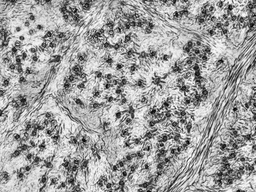
#> input picture 1.1.jpg, 256 x 192 px, shrunk from 2560 x 1920 before the run; its folder holds only this picture in this run
$ python count_stomata.py ../1.1.jpg   (older library calls are emulated)
#> lines starting #> are read from the running program, lines starting #| are printed output that depends on the picture; after the words box and inside, x2 and y2 are one past the last pixel; in counts of white or black regions, pixels touching at a corner belong together
### stomata/counter.py
"""StomataCounter：批量读取、计数、坐标提取、统计与 CSV 导出。
StomataCounter: batch loading, counting, coordinate extraction, statistics and CSV export."""
from __future__ import annotations

import csv
import glob
import json
import os
from dataclasses import dataclass, field
from typing import Iterable, Optional, Union

import cv2
import numpy as np

from .detector import ClassicalStomataDetector, DetectionResult, DetectorConfig
from .templates import StomaTemplate

IMAGE_EXTS = (".jpg", ".jpeg", ".png", ".tif", ".tiff", ".bmp")

DETAIL_FIELDS = ["image", "id", "x", "y", "major_axis_px", "minor_axis_px", "angle_deg", "score",
                 "major_source", "major_axis_um", "minor_axis_um"]
SUMMARY_FIELDS = ["image", "width", "height", "count", "density_per_mm2", "major_mean_px", "major_std_px",
                  "major_median_px", "n_candidates", "n_rejected_margin"]


@dataclass
class ImageReport:
    image: str
    width: int
    height: int
    result: DetectionResult
    um_per_px: Optional[float] = None
    extra: dict = field(default_factory=dict)

    @property
    def count(self) -> int:
        return self.result.count

    def rows(self) -> list[dict]:
        out = []
        for i, d in enumerate(sorted(self.result.detections, key=lambda d: (d.y, d.x)), start=1):
            row = {
                "image": self.image, "id": i, "x": round(d.x, 1), "y": round(d.y, 1),
                "major_axis_px": round(d.major_px, 2), "minor_axis_px": round(d.minor_px, 2),
                "angle_deg": round(d.angle_deg, 1), "score": round(d.score, 4), "major_source": d.major_source,
                "major_axis_um": "", "minor_axis_um": "",
            }
            if self.um_per_px:
                row["major_axis_um"] = round(d.major_px * self.um_per_px, 2)
                row["minor_axis_um"] = round(d.minor_px * self.um_per_px, 2)
            out.append(row)
        return out

    def summary(self) -> dict:
        majors = np.array([d.major_px for d in self.result.detections], float)
        area_mm2 = (self.width * self.height * self.um_per_px ** 2 / 1e6) if self.um_per_px else None
        return {
            "image": self.image, "width": self.width, "height": self.height, "count": self.count,
            "density_per_mm2": round(self.count / area_mm2, 2) if area_mm2 else "",
            "major_mean_px": round(float(majors.mean()), 2) if len(majors) else "",
            "major_std_px": round(float(majors.std()), 2) if len(majors) else "",
            "major_median_px": round(float(np.median(majors)), 2) if len(majors) else "",
            "n_candidates": self.result.extras.get("n_candidates", ""),
            "n_rejected_margin": sum(1 for d in self.result.rejected if d.reason == "margin"),
        }


class StomataCounter:
    """批量气孔计数器。
    Batch stomata counter.

    示例 / Example::

        counter = StomataCounter(DetectorConfig(expected_major_px=34, um_per_px=0.5))
        reports = counter.run("data/samples")            # 目录 / 通配符 / 文件列表 / directory / glob / file list
        counter.export_csv(reports, "outputs/stomata.csv")  # 逐气孔明细 + *_summary.csv 汇总 / per-stoma detail + *_summary.csv summary
    """

    def __init__(self, config: Optional[DetectorConfig] = None, template: Optional[StomaTemplate] = None,
                 share_template: bool = False):
        """
        share_template=True：用第一张图自举的模板处理整批图像（同一批次拍摄条件一致时更快、更一致）；
        False（默认）：每张图单独自举，适应不同放大倍率/染色。
        share_template=True: process the whole batch with the template bootstrapped on the first image
        (faster and more consistent when imaging conditions are identical); False (default): bootstrap
        on each image, adapting to different magnifications / stains.
        """
        self.cfg = config or DetectorConfig()
        self.template = template
        self.share_template = share_template

    # ------------------------------------------------------------------ I/O
    @staticmethod
    def list_images(source: Union[str, Iterable[str]]) -> list[str]:
        if isinstance(source, str):
            if os.path.isdir(source):
                files = [os.path.join(source, f) for f in sorted(os.listdir(source))]
            elif any(ch in source for ch in "*?["):
                files = sorted(glob.glob(source))
            else:
                files = [source]
        else:
            files = list(source)
        return [f for f in files if f.lower().endswith(IMAGE_EXTS)]

    @staticmethod
    def read_image(path: str) -> np.ndarray:
        # imdecode 兼容中文路径；IMREAD_UNCHANGED 保留 16-bit 显微图像的动态范围 / imdecode handles non-ASCII paths; IMREAD_UNCHANGED keeps the dynamic range of 16-bit micrographs
#> called with path = '../1.1.jpg'
        data = np.fromfile(path, dtype=np.uint8)
        img = cv2.imdecode(data, cv2.IMREAD_UNCHANGED)
#> img is the input picture: shape (192, 256); min 0, max 255, mean 159.3
        if img is None:
            raise IOError(f"无法读取图像 / cannot read image: {path}")
        return img

    # ------------------------------------------------------------------ run
    def process(self, image: np.ndarray, name: str = "image") -> ImageReport:
        det = ClassicalStomataDetector(self.cfg, template=self.template)
        res = det.detect(image)
        if self.share_template and self.template is None:
            self.template = det.template
        h, w = image.shape[:2]
        return ImageReport(name, w, h, res, self.cfg.um_per_px)

    # [8 lines left out: function run, not called in this run]

    # --------------------------------------------------------------- export
    @staticmethod
    def export_csv(reports: list[ImageReport], csv_path: str) -> tuple[str, str]:
        """写出两份 CSV：逐气孔明细 (csv_path) 与逐图像汇总 (*_summary.csv)。UTF-8 BOM 便于 Excel 打开。
        Write two CSVs: per-stoma detail (csv_path) and per-image summary (*_summary.csv); UTF-8 BOM for Excel."""
        os.makedirs(os.path.dirname(os.path.abspath(csv_path)), exist_ok=True)
        with open(csv_path, "w", newline="", encoding="utf-8-sig") as f:
            w = csv.DictWriter(f, fieldnames=DETAIL_FIELDS)
            w.writeheader()
            for rep in reports:
                w.writerows(rep.rows())
        root, ext = os.path.splitext(csv_path)
        summary_path = f"{root}_summary{ext or '.csv'}"
        with open(summary_path, "w", newline="", encoding="utf-8-sig") as f:
            w = csv.DictWriter(f, fieldnames=SUMMARY_FIELDS)
            w.writeheader()
            for rep in reports:
                w.writerow(rep.summary())
        return csv_path, summary_path

    @staticmethod
    def export_points_json(report: ImageReport, path: str) -> None:
        """导出点标注 JSON（与 evaluation.load_annotations 格式兼容），可作为人工校正/深度学习的预标注。
        Export point annotations as JSON (compatible with evaluation.load_annotations), usable as pre-labels
        for manual correction or deep learning."""
        with open(path, "w", encoding="utf-8") as f:
            json.dump({"image": report.image,
                       "points": [[round(d.x, 1), round(d.y, 1)] for d in report.result.detections],
                       "major_px": [round(d.major_px, 1) for d in report.result.detections]},
                      f, ensure_ascii=False, indent=1)

### stomata/preprocessing.py
"""预处理模块：光照校正、对比度增强、带通滤波与暗线结构强化。
Preprocessing: illumination correction, contrast enhancement, band-pass filtering and dark-line enhancement.

透射显微镜叶表皮图像的亮度可以分解为
The brightness of a transmitted-light leaf-epidermis micrograph can be decomposed as

    I(x, y) = L(x, y) · R(x, y) + n(x, y)

其中 L 为低频照明/叶脉阴影（尺度 >> 气孔），R 为组织透过率（包含气孔、细胞壁），
n 为高频噪声。本模块依次：
where L is low-frequency illumination / vein shading (scale >> stoma), R is tissue transmittance
(stomata, cell walls) and n is high-frequency noise. This module applies, in order:

1. **平场校正 (flat-field)**：用大尺度高斯 G_σbg * I 估计 L，做除法 I / L，
   把乘性阴影变为常数 —— 这一步直接解决"叶脉引起的强暗区"问题，
   也是禁止使用全局阈值的根本原因（未校正前同一气孔在亮区/暗区灰度差异巨大）。
   **Flat-field correction**: estimate L with a large Gaussian G_σbg * I and divide, I / L, turning
   multiplicative shading into a constant. This removes the dark regions caused by veins and is the
   reason a global threshold is not allowed (before correction the same stoma has very different
   grey levels in bright and dark areas).
2. **CLAHE**：分块限制对比度的直方图均衡化，进一步拉平局部对比度。
   **CLAHE**: tiled, contrast-limited histogram equalisation that further evens out local contrast.
3. **DoG 带通**：G_σ1 - G_σ2，σ1 抑制像素级噪声，σ2 去除残余低频背景。
   **DoG band-pass**: G_σ1 - G_σ2; σ1 suppresses pixel noise, σ2 removes residual low-frequency background.
4. **形态学黑顶帽 (black-hat)**：closing(I) - I，提取宽度小于结构元的暗线
   （保卫细胞外轮廓、气孔裂隙、细胞壁），作为"暗结构强度图"。
   **Morphological black-hat**: closing(I) - I extracts dark lines narrower than the structuring element
   (guard-cell outlines, stomatal slits, cell walls) as a "dark-structure strength" map.
5. **多尺度 Hessian 斑点图**：在暗结构密度图上计算 Hessian 行列式 (DoH)，
   两个特征值同号且接近 ⇒ 各向同性斑点（气孔）；一大一小 ⇒ 线状结构（细胞壁）。
   **Multi-scale Hessian blob map**: the determinant of Hessian (DoH) on the dark-structure map;
   two eigenvalues of the same sign and similar size ⇒ isotropic blob (stoma); one large and one
   small ⇒ line-like structure (cell wall).
"""
from __future__ import annotations

from dataclasses import dataclass
from typing import Sequence

import cv2
import numpy as np
from skimage.feature import hessian_matrix, hessian_matrix_eigvals


def to_gray_float(image: np.ndarray) -> np.ndarray:
    """任意输入 (uint8/uint16/float, 灰度/BGR) → float32 灰度 [0, 1]。
    Any input (uint8/uint16/float, grey/BGR) → float32 grey in [0, 1]."""
    img = image
    if img.ndim == 3:
        img = cv2.cvtColor(img[..., :3], cv2.COLOR_BGR2GRAY)
    img = img.astype(np.float32)
    lo, hi = float(img.min()), float(img.max())
#> lo = 0; hi = 255
    if hi > 1.0:  # 整型动态范围 / integer dynamic range
        img = img / (65535.0 if hi > 255 else 255.0)
    return np.clip(img, 0.0, 1.0)


def robust_normalize(x: np.ndarray, p_lo: float = 0.5, p_hi: float = 99.5) -> np.ndarray:
    """按百分位做鲁棒线性拉伸到 [0, 1]，避免少数极亮/极暗像素主导。
    Robust percentile-based linear stretch to [0, 1], so a few extreme pixels do not dominate."""
    lo, hi = np.percentile(x, [p_lo, p_hi])
    return np.clip((x - lo) / max(hi - lo, 1e-6), 0.0, 1.0).astype(np.float32)


def flat_field_correct(gray: np.ndarray, sigma_bg: float = 40.0) -> np.ndarray:
    """乘性光照校正：I / (G_σ * I)。
    Multiplicative illumination correction: I / (G_σ * I).

    σ_bg 需远大于气孔尺寸（~30 px），否则会把气孔本身当作背景除掉。
    σ_bg must be much larger than a stoma (~30 px), otherwise the stoma itself is divided out as background.
    """
#> called with sigma_bg = 40
    bg = cv2.GaussianBlur(gray, (0, 0), sigma_bg)
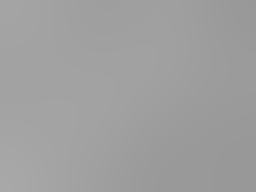
#> bg: shape (192, 256) float32; min 0.598, max 0.66, mean 0.625
    flat = gray / (bg + 1e-3)
    return robust_normalize(flat)
#> in robust_normalize, `lo, hi = np.percentile(x, [p_lo, p_hi])`: lo = 0.159; hi = 1.56


def clahe(img01: np.ndarray, clip_limit: float = 2.0, tile: int = 16) -> np.ndarray:
#> called with clip_limit = 2, tile = 16
    u8 = (img01 * 255).astype(np.uint8)
    out = cv2.createCLAHE(clipLimit=clip_limit, tileGridSize=(tile, tile)).apply(u8)
    return out.astype(np.float32) / 255.0


def difference_of_gaussians(img: np.ndarray, sigma_lo: float = 1.0, sigma_hi: float = 10.0) -> np.ndarray:
    """带通滤波：保留 [σ_lo, σ_hi] 频带内的结构（气孔轮廓宽 2–4 px、整体 ~30 px）。
    Band-pass filter keeping structures in [σ_lo, σ_hi] (stoma outline 2–4 px wide, whole stoma ~30 px)."""
#> called with sigma_lo = 1, sigma_hi = 10
    return (cv2.GaussianBlur(img, (0, 0), sigma_lo) - cv2.GaussianBlur(img, (0, 0), sigma_hi)).astype(np.float32)


def black_tophat(img: np.ndarray, line_width: int = 9, pre_sigma: float = 1.2) -> np.ndarray:
    """黑顶帽：提取宽度 < line_width 的暗线（保卫细胞壁 / 裂隙 / 表皮细胞壁）。
    Black-hat: extract dark lines narrower than line_width (guard-cell walls / slits / epidermal cell walls)."""
#> called with line_width = 9, pre_sigma = 1.2
    k = cv2.getStructuringElement(cv2.MORPH_ELLIPSE, (line_width, line_width))
    sm = cv2.GaussianBlur(img, (0, 0), pre_sigma)
    bh = cv2.morphologyEx(sm, cv2.MORPH_BLACKHAT, k)
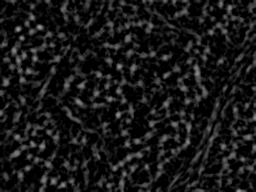
#> bh: shape (192, 256) float32; min 0, max 0.604, mean 0.0924
    return robust_normalize(bh, 0.0, 99.5)


# [20 lines left out: function hessian_blob_map, not called in this run]


@dataclass
class PreprocessResult:
    gray: np.ndarray       # 原始灰度 [0,1] / original grey
    flat: np.ndarray       # 平场校正后 / after flat-field correction
    enhanced: np.ndarray   # CLAHE 增强（模板匹配的输入）/ CLAHE-enhanced (template-matching input)
    bandpass: np.ndarray   # DoG 带通 / DoG band-pass
    ridge: np.ndarray      # 黑顶帽暗结构强度 [0,1] / black-hat dark-structure strength
    energy: np.ndarray     # 暗结构局部密度（用于抑制空白背景的伪响应）/ local density of dark structure (suppresses false responses on blank background)


def preprocess(
    image: np.ndarray,
    sigma_bg: float = 40.0,
    clahe_clip: float = 2.0,
    clahe_tile: int = 16,
    dog_sigmas: tuple[float, float] = (1.0, 10.0),
    line_width: int = 9,
    energy_sigma: float = 8.0,
) -> PreprocessResult:
    gray = to_gray_float(image)
    flat = flat_field_correct(gray, sigma_bg)
    enh = clahe(flat, clahe_clip, clahe_tile)
    bp = difference_of_gaussians(enh, *dog_sigmas)
    ridge = black_tophat(enh, line_width)
    energy = cv2.GaussianBlur(ridge, (0, 0), energy_sigma)
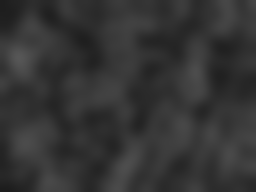
#> energy: shape (192, 256) float32; min 0.114, max 0.34, mean 0.206
    return PreprocessResult(gray, flat, enh, bp, ridge, energy)

### stomata/templates.py
"""气孔模板：合成先验模板 + 自举 (self-bootstrapping) 数据模板 + 旋转/尺度模板库。
Stoma templates: synthetic prior template + self-bootstrapped data template + rotation/scale bank.

为什么用模板匹配而不是单纯阈值/形态学？
Why template matching rather than plain thresholding / morphology?
------------------------------------------------------------------
气孔的判别信息在于 *结构*：一个闭合椭圆暗环 + 内部一对亮的肾形保卫细胞 + 中央暗裂隙。
细胞壁同样是暗线、叶脉同样是暗区，仅凭灰度或形态学无法区分；而归一化互相关 (NCC)
What identifies a stoma is its *structure*: a closed dark elliptical ring + a pair of bright
kidney-shaped guard cells + a dark central slit. Cell walls are also dark lines and veins are also
dark regions, so grey level or morphology alone cannot separate them; normalised cross-correlation

    NCC(x) = Σ (I - Ī)(T - T̄) / (‖I - Ī‖ · ‖T - T̄‖)

对局部亮度/对比度（残余光照不均）天然不变，只对 "结构形状" 敏感。
is inherently invariant to local brightness/contrast (residual uneven illumination) and responds
only to structural shape.

自举流程（完全无监督） / Bootstrapping (fully unsupervised)
-------------------------------------------------------------
1. 在暗结构图 (black-hat) 上用 **合成椭圆环模板** 做多方向匹配，乘以局部暗结构能量，
   取得分最高且互不重叠的 K 个种子（高置信度，几乎全是气孔）。
   Match a **synthetic elliptical-ring template** at many orientations on the black-hat map,
   multiply by local dark-structure energy, and take the K best non-overlapping seeds (high
   confidence, almost all stomata).
2. 用二阶矩估计每个种子的主轴方向，把 patch 旋转到"长轴竖直"的规范姿态。
   Estimate each seed's principal axis from second moments and rotate the patch to the canonical
   "major axis vertical" pose.
3. 求平均并做 4 重对称化（气孔关于长/短轴对称）⇒ 数据驱动模板，噪声 ∝ 1/√K。
   Average and apply 4-fold symmetrisation (stomata are symmetric about both axes) ⇒ a data-driven
   template with noise ∝ 1/√K.
4. 可再迭代一次：用新模板重新选种子、按匹配到的最佳角度对齐，模板更锐利。
   Optionally iterate once more: reselect seeds with the new template and align them by their best
   matching angle, which sharpens the template.
"""
from __future__ import annotations

from dataclasses import dataclass, field
from typing import Optional

import cv2
import numpy as np
from skimage.feature import peak_local_max


# ----------------------------------------------------------------------------
# 合成模板 / Synthetic template
# ----------------------------------------------------------------------------
def synthetic_ring_template(a: float, b: float, theta_deg: float = 0.0, pad: int = 6) -> np.ndarray:
    """暗结构域 (亮=暗线) 的理想气孔：外椭圆环 + 内部透镜形裂隙环。
    Ideal stoma in the dark-structure domain (bright = dark line): outer elliptical ring + inner lens-shaped slit ring."""
#> called with a = 17, b = 13.26, theta_deg = 0, pad = 6
    size = int(2 * max(a, b) + 2 * pad) | 1
    T = np.zeros((size, size), np.float32)
    c = (size // 2, size // 2)
    cv2.ellipse(T, c, (int(round(a)), int(round(b))), theta_deg, 0, 360, 1.0, 2, cv2.LINE_AA)
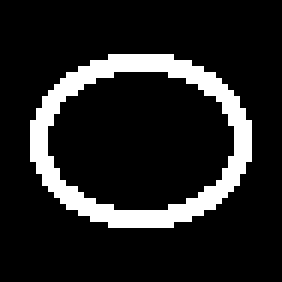
#> T: shape (47, 47) float32 (shown 6 times larger); values 0 (black) and 1 (white), 13.4% white; 1 white region, box (x1, y1, x2, y2) and area: (5, 9, 42, 38) 296
    cv2.ellipse(T, c, (int(round(a * 0.72)), int(round(b * 0.38))), theta_deg, 0, 360, 0.8, 2, cv2.LINE_AA)
#> T: shape (47, 47) float32; 7.33% of pixels changed, all inside (x1, y1, x2, y2) = (10, 17, 37, 30)
    return cv2.GaussianBlur(T, (0, 0), 1.0)


# ----------------------------------------------------------------------------
# 旋转模板匹配 / Rotated template matching
# ----------------------------------------------------------------------------
def rotate_template(T: np.ndarray, angle_deg: float) -> np.ndarray:
    n = T.shape[0]
    M = cv2.getRotationMatrix2D(((n - 1) / 2.0, (n - 1) / 2.0), angle_deg, 1.0)
    return cv2.warpAffine(T, M, (n, n), flags=cv2.INTER_LINEAR, borderMode=cv2.BORDER_REFLECT)


def match_full(image: np.ndarray, T: np.ndarray) -> np.ndarray:
    """cv2.matchTemplate(TM_CCOEFF_NORMED) 并把结果回填到与原图同尺寸（模板中心对齐）。
    cv2.matchTemplate(TM_CCOEFF_NORMED), padded back to the image size (aligned to the template centre)."""
    r = cv2.matchTemplate(image, T, cv2.TM_CCOEFF_NORMED)
    out = np.full(image.shape, -1.0, np.float32)
    h, w = T.shape[0] // 2, T.shape[1] // 2
    out[h:h + r.shape[0], w:w + r.shape[1]] = r
    out[~np.isfinite(out)] = -1.0
    return out


def make_variant(T: np.ndarray, scale: float = 1.0, aspect: float = 1.0, crop_radius: Optional[float] = None) -> np.ndarray:
    """模板形变：长轴(竖直)方向缩放 scale，短轴方向缩放 scale/aspect，再裁剪为奇数边长方形。
    Template deformation: scale the major (vertical) axis by `scale` and the minor axis by scale/aspect,
    then crop to an odd-sided square.

    aspect > 1 ⇒ 更细长的气孔（本数据中开放度不同的气孔长宽比约 1.1–1.7）。
    crop_radius: 以规范模板像素计的裁剪半径；紧裁剪让 NCC 聚焦气孔本体而非邻域。
    aspect > 1 ⇒ a more elongated stoma (aspect ratios of 1.1–1.7 in this data, depending on opening).
    crop_radius: crop radius in canonical-template pixels; a tight crop focuses NCC on the stoma itself
    rather than its surroundings.
    """
    Ts = cv2.resize(T, None, fx=scale / aspect, fy=scale, interpolation=cv2.INTER_LINEAR)
    h, w = Ts.shape
#> h = 47; w = 47
    r = int(round((crop_radius if crop_radius is not None else T.shape[0] / 2.0) * scale))
#> r = 24
    P = cv2.copyMakeBorder(Ts, r, r, r, r, cv2.BORDER_REFLECT)
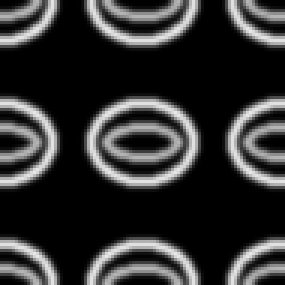
#> P: shape (95, 95) float32 (shown 3 times larger); min 0, max 0.907, mean 0.194
    cy, cx = h // 2 + r, w // 2 + r
#> cy = 47; cx = 47
    return np.ascontiguousarray(P[cy - r:cy + r + 1, cx - r:cx + r + 1])


def build_bank(T, scales=(1.0,), aspects=(1.0,), crop_radius=None):
    return [(float(s), float(a), make_variant(T, s, a, crop_radius)) for s in scales for a in aspects]


def multi_orientation_match(image, template, angles, scales=(1.0,), aspects=(1.0,), crop_radius=None):
    """在 角度×尺度×长宽比 模板库上取逐像素最大 NCC。
    Per-pixel maximum NCC over the angle × scale × aspect template bank.

    返回 (best, best_angle, best_scale, best_aspect)。
    Returns (best, best_angle, best_scale, best_aspect).
    """
    best = np.full(image.shape, -1.0, np.float32)
    best_a = np.zeros(image.shape, np.float32)
    best_s = np.ones(image.shape, np.float32)
    best_r = np.ones(image.shape, np.float32)
    for s, asp, Ts in build_bank(template, scales, aspects, crop_radius):
        if Ts.shape[0] >= min(image.shape):
            continue
        for ang in angles:
            r = match_full(image, rotate_template(Ts, ang))
            upd = r > best
            best[upd] = r[upd]
            best_a[upd] = ang
            best_s[upd] = s
            best_r[upd] = asp
#> this loop made 1 pass
#> (s, asp) on pass 1: (1, 1)
#> pass 1, in match_full (call 2), `r = cv2.matchTemplate(image, T, cv2.TM_CCOEFF_NORMED)`:
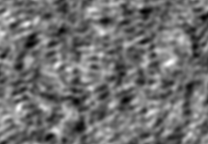
#> r: shape (144, 208) float32; min -0.233, max 0.29, mean -0.00147; drawn with min black and max white
#> after the loop:
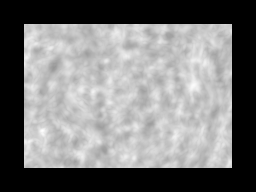
#> best: shape (192, 256) float32; min -1, max 0.342, mean -0.36; drawn with min black and max white
#> (the rest of the program and of its run is left out)
